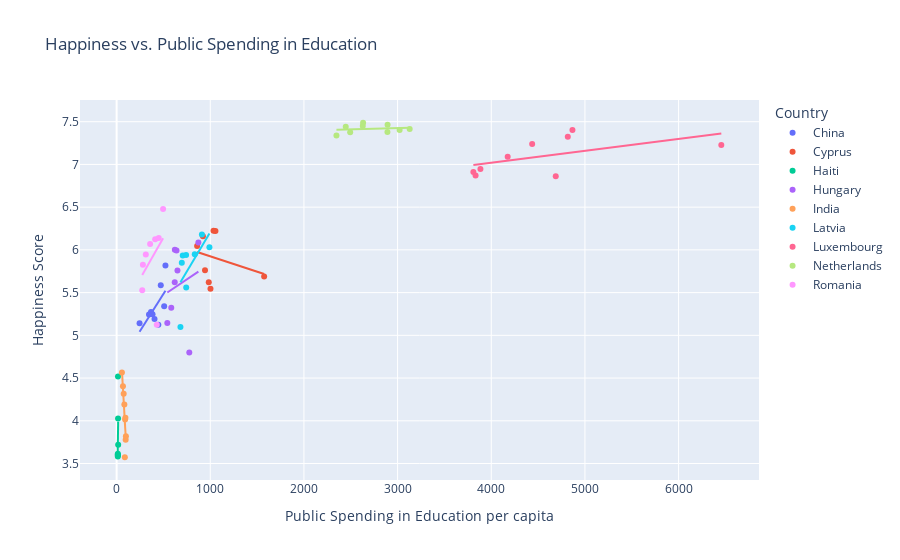

The notebook cell this image was saved under:
### Code cell
graph2 = px.scatter(
    sample_country_df,
    x = 'Edu. Spending per capita',
    y = 'Happiness Score',
    color = 'Country',
    title = 'Happiness vs. Public Spending in Education',
    trendline = 'ols',
    labels ={'Edu. Spending per capita':'Public Spending in Education per capita'}
)
graph2.show()

### Figure 1 — Plotly figure (JSON) as saved in the notebook; plotly's stock layout.template omitted (floating-point values rounded to 4 significant figures)
{"data": [{"hovertemplate": "Country=China<br>Public Spending in Education per capita=%{x}<br>Happiness Score=%{y}<extra></extra>", "legendgroup": "China", "marker": {"color": "#636efa", "symbol": "circle"}, "mode": "markers", "name": "China", "orientation": "v", "showlegend": true, "type": "scatter", "x": [245.0, 345.9, 367.1, 383.5, 404.8, 445.4, 507.6, 471.5, 521.3], "xaxis": "x", "y": [5.14, 5.245, 5.273, 5.246, 5.191, 5.124, 5.339, 5.585, 5.818], "yaxis": "y"}, {"hovertemplate": "<b>OLS trendline</b><br>Happiness Score = 0.00173833 * Edu. Spending per capita + 4.61587<br>R<sup>2</sup>=0.439003<br><br>Country=China<br>Public Spending in Education per capita=%{x}<br>Happiness Score=%{y} <b>(trend)</b><extra></extra>", "legendgroup": "China", "marker": {"color": "#636efa", "symbol": "circle"}, "mode": "lines", "name": "China", "showlegend": false, "type": "scatter", "x": [245.0, 345.9, 367.1, 383.5, 404.8, 445.4, 471.5, 507.6, 521.3], "xaxis": "x", "y": [5.042, 5.217, 5.254, 5.282, 5.32, 5.39, 5.435, 5.498, 5.522], "yaxis": "y"}, {"hovertemplate": "Country=Cyprus<br>Public Spending in Education per capita=%{x}<br>Happiness Score=%{y}<extra></extra>", "legendgroup": "Cyprus", "marker": {"color": "#EF553B", "symbol": "circle"}, "mode": "markers", "name": "Cyprus", "orientation": "v", "showlegend": true, "type": "scatter", "x": [1575.0, 1002.0, 983.9, 943.7, 859.5, 921.5, 1035.0, 1055.0], "xaxis": "x", "y": [5.689, 5.546, 5.621, 5.763, 6.046, 6.159, 6.223, 6.221], "yaxis": "y"}, {"hovertemplate": "<b>OLS trendline</b><br>Happiness Score = -0.00036014 * Edu. Spending per capita + 6.28553<br>R<sup>2</sup>=0.080041<br><br>Country=Cyprus<br>Public Spending in Education per capita=%{x}<br>Happiness Score=%{y} <b>(trend)</b><extra></extra>", "legendgroup": "Cyprus", "marker": {"color": "#EF553B", "symbol": "circle"}, "mode": "lines", "name": "Cyprus", "showlegend": false, "type": "scatter", "x": [859.5, 921.5, 943.7, 983.9, 1002.0, 1035.0, 1055.0, 1575.0], "xaxis": "x", "y": [5.976, 5.954, 5.946, 5.931, 5.925, 5.913, 5.906, 5.718], "yaxis": "y"}, {"hovertemplate": "Country=Haiti<br>Public Spending in Education per capita=%{x}<br>Happiness Score=%{y}<extra></extra>", "legendgroup": "Haiti", "marker": {"color": "#00cc96", "symbol": "circle"}, "mode": "markers", "name": "Haiti", "orientation": "v", "showlegend": true, "type": "scatter", "x": [14.64, 15.51, 11.61, 12.94, 14.68, 16.47, 13.38], "xaxis": "x", "y": [4.518, 4.028, 3.603, 3.582, 3.597, 3.721, 3.615], "yaxis": "y"}, {"hovertemplate": "<b>OLS trendline</b><br>Happiness Score = 0.0785077 * Edu. Spending per capita + 2.69628<br>R<sup>2</sup>=0.136700<br><br>Country=Haiti<br>Public Spending in Education per capita=%{x}<br>Happiness Score=%{y} <b>(trend)</b><extra></extra>", "legendgroup": "Haiti", "marker": {"color": "#00cc96", "symbol": "circle"}, "mode": "lines", "name": "Haiti", "showlegend": false, "type": "scatter", "x": [11.61, 12.94, 13.38, 14.64, 14.68, 15.51, 16.47], "xaxis": "x", "y": [3.607, 3.712, 3.746, 3.846, 3.849, 3.914, 3.989], "yaxis": "y"}, {"hovertemplate": "Country=Hungary<br>Public Spending in Education per capita=%{x}<br>Happiness Score=%{y}<extra></extra>", "legendgroup": "Hungary", "marker": {"color": "#ab63fa", "symbol": "circle"}, "mode": "markers", "name": "Hungary", "orientation": "v", "showlegend": true, "type": "scatter", "x": [775.9, 541.4, 583.4, 620.4, 649.6, 621.6, 639.5, 873.1], "xaxis": "x", "y": [4.8, 5.145, 5.324, 5.62, 5.758, 6.0, 5.992, 6.086], "yaxis": "y"}, {"hovertemplate": "<b>OLS trendline</b><br>Happiness Score = 0.000733052 * Edu. Spending per capita + 5.10454<br>R<sup>2</sup>=0.029525<br><br>Country=Hungary<br>Public Spending in Education per capita=%{x}<br>Happiness Score=%{y} <b>(trend)</b><extra></extra>", "legendgroup": "Hungary", "marker": {"color": "#ab63fa", "symbol": "circle"}, "mode": "lines", "name": "Hungary", "showlegend": false, "type": "scatter", "x": [541.4, 583.4, 620.4, 621.6, 639.5, 649.6, 775.9, 873.1], "xaxis": "x", "y": [5.501, 5.532, 5.559, 5.56, 5.573, 5.581, 5.673, 5.745], "yaxis": "y"}, {"hovertemplate": "Country=India<br>Public Spending in Education per capita=%{x}<br>Happiness Score=%{y}<extra></extra>", "legendgroup": "India", "marker": {"color": "#FFA15A", "symbol": "circle"}, "mode": "markers", "name": "India", "orientation": "v", "showlegend": true, "type": "scatter", "x": [56.7, 67.63, 75.53, 82.58, 90.62, 87.88, 99.19, 96.56, 93.96], "xaxis": "x", "y": [4.565, 4.404, 4.315, 4.19, 4.015, 3.573, 3.819, 3.777, 4.036], "yaxis": "y"}, {"hovertemplate": "<b>OLS trendline</b><br>Happiness Score = -0.0192031 * Edu. Spending per capita + 5.67875<br>R<sup>2</sup>=0.724234<br><br>Country=India<br>Public Spending in Education per capita=%{x}<br>Happiness Score=%{y} <b>(trend)</b><extra></extra>", "legendgroup": "India", "marker": {"color": "#FFA15A", "symbol": "circle"}, "mode": "lines", "name": "India", "showlegend": false, "type": "scatter", "x": [56.7, 67.63, 75.53, 82.58, 87.88, 90.62, 93.96, 96.56, 99.19], "xaxis": "x", "y": [4.59, 4.38, 4.228, 4.093, 3.991, 3.939, 3.875, 3.825, 3.774], "yaxis": "y"}, {"hovertemplate": "Country=Latvia<br>Public Spending in Education per capita=%{x}<br>Happiness Score=%{y}<extra></extra>", "legendgroup": "Latvia", "marker": {"color": "#19d3f3", "symbol": "circle"}, "mode": "markers", "name": "Latvia", "orientation": "v", "showlegend": true, "type": "scatter", "x": [681.5, 743.1, 696.0, 706.2, 741.8, 834.3, 990.8, 910.5], "xaxis": "x", "y": [5.098, 5.56, 5.85, 5.933, 5.94, 5.95, 6.032, 6.18], "yaxis": "y"}, {"hovertemplate": "<b>OLS trendline</b><br>Happiness Score = 0.00184633 * Edu. Spending per capita + 4.36294<br>R<sup>2</sup>=0.375000<br><br>Country=Latvia<br>Public Spending in Education per capita=%{x}<br>Happiness Score=%{y} <b>(trend)</b><extra></extra>", "legendgroup": "Latvia", "marker": {"color": "#19d3f3", "symbol": "circle"}, "mode": "lines", "name": "Latvia", "showlegend": false, "type": "scatter", "x": [681.5, 696.0, 706.2, 741.8, 743.1, 834.3, 910.5, 990.8], "xaxis": "x", "y": [5.621, 5.648, 5.667, 5.733, 5.735, 5.903, 6.044, 6.192], "yaxis": "y"}, {"hovertemplate": "Country=Luxembourg<br>Public Spending in Education per capita=%{x}<br>Happiness Score=%{y}<extra></extra>", "legendgroup": "Luxembourg", "marker": {"color": "#FF6692", "symbol": "circle"}, "mode": "markers", "name": "Luxembourg", "orientation": "v", "showlegend": true, "type": "scatter", "x": [3884.0, 3832.0, 4689.0, 3809.0, 4175.0, 4437.0, 4817.0, 4867.0, 6456.0], "xaxis": "x", "y": [6.946, 6.871, 6.863, 6.91, 7.09, 7.237, 7.324, 7.404, 7.228], "yaxis": "y"}, {"hovertemplate": "<b>OLS trendline</b><br>Happiness Score = 0.000139129 * Edu. Spending per capita + 6.46383<br>R<sup>2</sup>=0.306358<br><br>Country=Luxembourg<br>Public Spending in Education per capita=%{x}<br>Happiness Score=%{y} <b>(trend)</b><extra></extra>", "legendgroup": "Luxembourg", "marker": {"color": "#FF6692", "symbol": "circle"}, "mode": "lines", "name": "Luxembourg", "showlegend": false, "type": "scatter", "x": [3809.0, 3832.0, 3884.0, 4175.0, 4437.0, 4689.0, 4817.0, 4867.0, 6456.0], "xaxis": "x", "y": [6.994, 6.997, 7.004, 7.045, 7.081, 7.116, 7.134, 7.141, 7.362], "yaxis": "y"}, {"hovertemplate": "Country=Netherlands<br>Public Spending in Education per capita=%{x}<br>Happiness Score=%{y}<extra></extra>", "legendgroup": "Netherlands", "marker": {"color": "#B6E880", "symbol": "circle"}, "mode": "markers", "name": "Netherlands", "orientation": "v", "showlegend": true, "type": "scatter", "x": [2891.0, 2347.0, 2494.0, 2446.0, 2631.0, 2628.0, 2893.0, 3129.0, 3021.0], "xaxis": "x", "y": [7.378, 7.339, 7.377, 7.441, 7.488, 7.449, 7.464, 7.415, 7.403], "yaxis": "y"}, {"hovertemplate": "<b>OLS trendline</b><br>Happiness Score = 3.11916e-05 * Edu. Spending per capita + 7.33223<br>R<sup>2</sup>=0.031999<br><br>Country=Netherlands<br>Public Spending in Education per capita=%{x}<br>Happiness Score=%{y} <b>(trend)</b><extra></extra>", "legendgroup": "Netherlands", "marker": {"color": "#B6E880", "symbol": "circle"}, "mode": "lines", "name": "Netherlands", "showlegend": false, "type": "scatter", "x": [2347.0, 2446.0, 2494.0, 2628.0, 2631.0, 2891.0, 2893.0, 3021.0, 3129.0], "xaxis": "x", "y": [7.405, 7.409, 7.41, 7.414, 7.414, 7.422, 7.422, 7.426, 7.43], "yaxis": "y"}, {"hovertemplate": "Country=Romania<br>Public Spending in Education per capita=%{x}<br>Happiness Score=%{y}<extra></extra>", "legendgroup": "Romania", "marker": {"color": "#FF97FF", "symbol": "circle"}, "mode": "markers", "name": "Romania", "orientation": "v", "showlegend": true, "type": "scatter", "x": [428.9, 273.5, 280.5, 311.6, 357.5, 411.8, 449.6, 496.2], "xaxis": "x", "y": [5.124, 5.528, 5.825, 5.945, 6.07, 6.124, 6.14, 6.477], "yaxis": "y"}, {"hovertemplate": "<b>OLS trendline</b><br>Happiness Score = 0.00193901 * Edu. Spending per capita + 5.17461<br>R<sup>2</sup>=0.148356<br><br>Country=Romania<br>Public Spending in Education per capita=%{x}<br>Happiness Score=%{y} <b>(trend)</b><extra></extra>", "legendgroup": "Romania", "marker": {"color": "#FF97FF", "symbol": "circle"}, "mode": "lines", "name": "Romania", "showlegend": false, "type": "scatter", "x": [273.5, 280.5, 311.6, 357.5, 411.8, 428.9, 449.6, 496.2], "xaxis": "x", "y": [5.705, 5.719, 5.779, 5.868, 5.973, 6.006, 6.046, 6.137], "yaxis": "y"}], "layout": {"autosize": true, "legend": {"title": {"text": "Country"}, "tracegroupgap": 0}, "title": {"text": "Happiness vs. Public Spending in Education"}, "xaxis": {"anchor": "y", "autorange": true, "domain": [0, 1], "range": [-381.0, 6849.0], "title": {"text": "Public Spending in Education per capita"}, "type": "linear"}, "yaxis": {"anchor": "x", "autorange": true, "domain": [0, 1], "range": [3.25, 7.811], "title": {"text": "Happiness Score"}, "type": "linear"}}}
